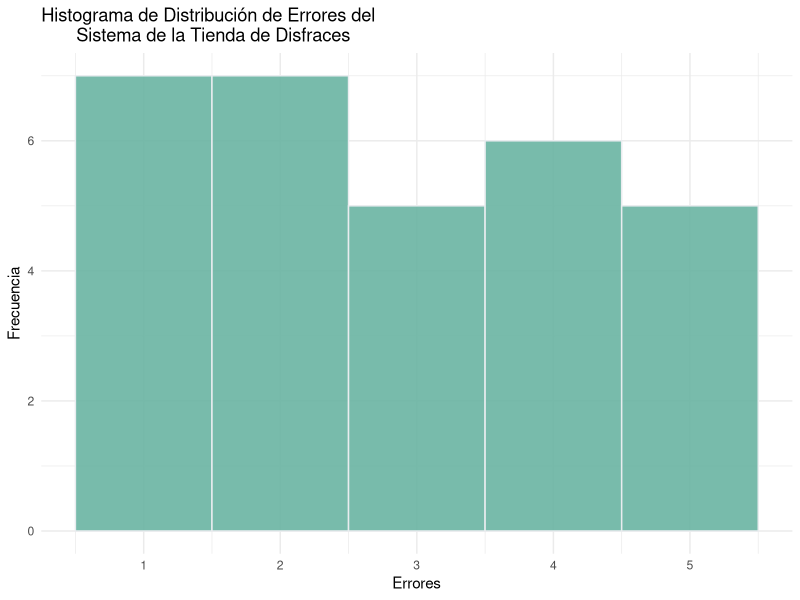

This chart was generated by the following R code:
# Primero, instalamos y cargamos la librería ggplot2
#install.packages("ggplot2")
library(ggplot2)

# Creamos un vector con los errores del sistema de la tienda de ropa
errores <- c(1, 2, 1, 1, 3, 2, 2, 1, 3, 4, 2, 1, 2, 3, 4, 4, 5, 5, 5,
             4, 3, 2, 1, 1, 2, 3, 4, 5, 5, 4)

# Creamos un dataframe con los errores
df <- data.frame(errores)

# Creamos el histograma
g1<- ggplot(df, aes(x=errores)) +
  geom_histogram(binwidth=1, fill="#69b3a2", color="#e9ecef", alpha=0.9) +
  labs(title="Histograma de Distribución de Errores del 
       Sistema de la Tienda de Disfraces",
       x="Errores",
       y="Frecuencia") +
  theme_minimal()

print(g1)
